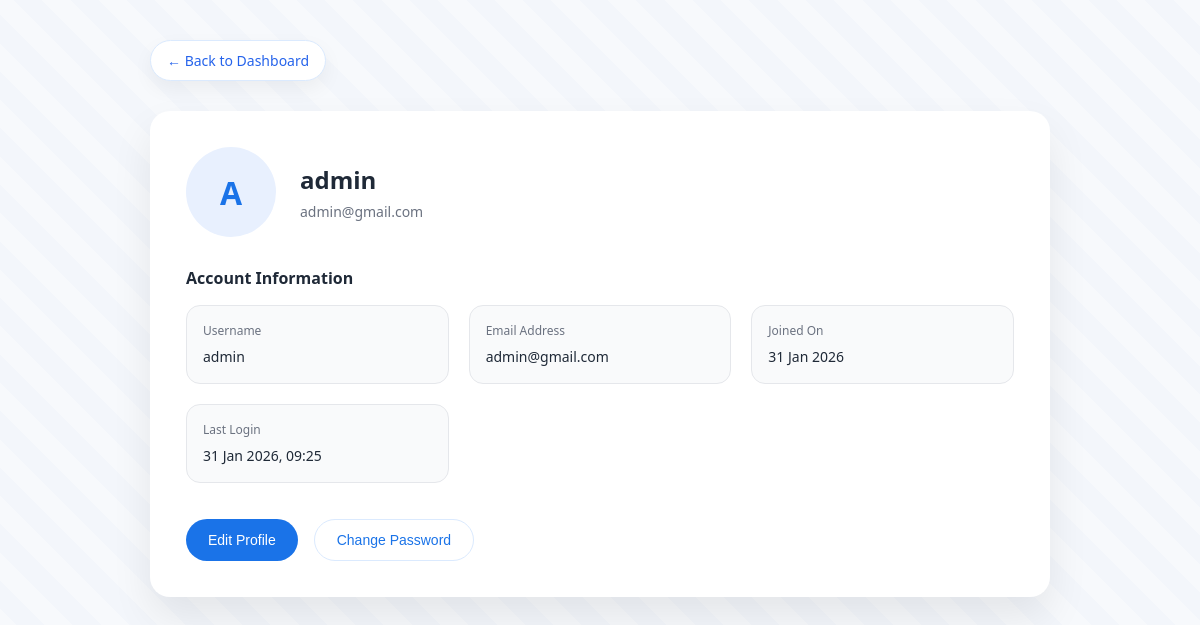
Screenshot of /profile/ (signed in) with the database file from the repository.
### pilot/models.py (models this page shows, shortened)
class Student(AbstractUser):
    total_points = models.IntegerField(default=0)
    streak = models.IntegerField(default=0)
    level = models.CharField(max_length=20, default="Beginner")

### pilot/views.py (the view)
# urls.py: path("profile/", profile_page, name="profile"),
def profile_page(request):
    return render(request, "pilot/profile.html")

### pilot/templates/pilot/profile.html (shortened to what this page needs)
<!DOCTYPE html>
<html lang="en">
<head>
</head>
<body>
<div class="wrapper">
    <a href="{% url 'dashboard' %}" class="back-btn">
        ← Back to Dashboard
    </a>
    <div class="profile-card">
        <div class="profile-header">
            <div class="avatar">
                {{ user.username|slice:":1"|upper }}
            </div>
            <div>
                <h2>{{ user.username }}</h2>
                <p>{{ user.email }}</p>
            </div>
        </div>
        <div class="section">
            <h3>Account Information</h3>
            <div class="info-grid">
                <div class="info-box">
                    <label>Username</label>
                    <span>{{ user.username }}</span>
                </div>
                <div class="info-box">
                    <label>Email Address</label>
                    <span>{{ user.email }}</span>
                </div>
                <div class="info-box">
                    <label>Joined On</label>
                    <span>{{ user.date_joined|date:"d M Y" }}</span>
                </div>
                <div class="info-box">
                    <label>Last Login</label>
                    <span>{{ user.last_login|date:"d M Y, H:i" }}</span>
                </div>
            </div>
        </div>
        <div class="actions">
            <button class="btn btn-primary">
                Edit Profile
            </button>
            <button class="btn btn-secondary">
                Change Password
            </button>
        </div>
    </div>
</div>
</body>
</html>

### pilot/templates/pilot/profile.html (style rules this page uses)
:root { --primary: #1a73e8; --primary-light: #e8f0fe; --text-dark: #1f2937; --text-muted: #6b7280; --bg: #f7f9fc; }
* { box-sizing: border-box; }
body { margin: 0; font-family: "Segoe UI", Roboto, sans-serif; background: repeating-linear-gradient( 45deg, #f7f9fc, #f7f9fc 20px, #f3f6fb 20px, #f3f6fb 40px ); color: var(--text-dark); padding: 40px 20px; }
.wrapper { max-width: 900px; margin: auto; }
.back-btn { display: inline-flex; align-items: center; gap: 8px; padding: 10px 16px; border-radius: 999px; background: #ffffff; border: 1px solid #dbeafe; color: #2563eb; font-size: 14px; font-weight: 500; cursor: pointer; text-decoration: none; box-shadow: 0 8px 20px rgba(0,0,0,0.05); transition: all 0.2s ease; margin-bottom: 30px; }
.profile-card { background: #ffffff; border-radius: 20px; box-shadow: 0 20px 40px rgba(0,0,0,0.08); padding: 36px; }
.profile-header { display: flex; align-items: center; gap: 24px; margin-bottom: 30px; }
.avatar { width: 90px; height: 90px; border-radius: 50%; background: var(--primary-light); display: flex; align-items: center; justify-content: center; font-size: 32px; font-weight: 600; color: var(--primary); }
.profile-header h2 { margin: 0; }
.profile-header p { margin: 6px 0 0; color: var(--text-muted); font-size: 14px; }
.section { margin-top: 30px; }
.section h3 { margin-bottom: 16px; font-size: 16px; }
.info-grid { display: grid; grid-template-columns: repeat(auto-fit, minmax(240px, 1fr)); gap: 20px; }
.info-box { background: #f9fafb; border: 1px solid #e5e7eb; border-radius: 14px; padding: 16px; }
.info-box label { font-size: 12px; color: var(--text-muted); display: block; margin-bottom: 6px; }
.info-box span { font-size: 14px; font-weight: 500; color: var(--text-dark); }
.actions { margin-top: 36px; display: flex; gap: 16px; flex-wrap: wrap; }
.btn { padding: 12px 22px; border-radius: 999px; border: none; cursor: pointer; font-size: 14px; font-weight: 500; }
.btn-primary { background: var(--primary); color: white; }
.btn-secondary { background: #ffffff; border: 1px solid #dbeafe; color: var(--primary); }

### rows the page displays
Student: username "A", username "admin", email "admin@gmail.com", date_joined "31 Jan 2026", last_login "31 Jan 2026, 09:25"
